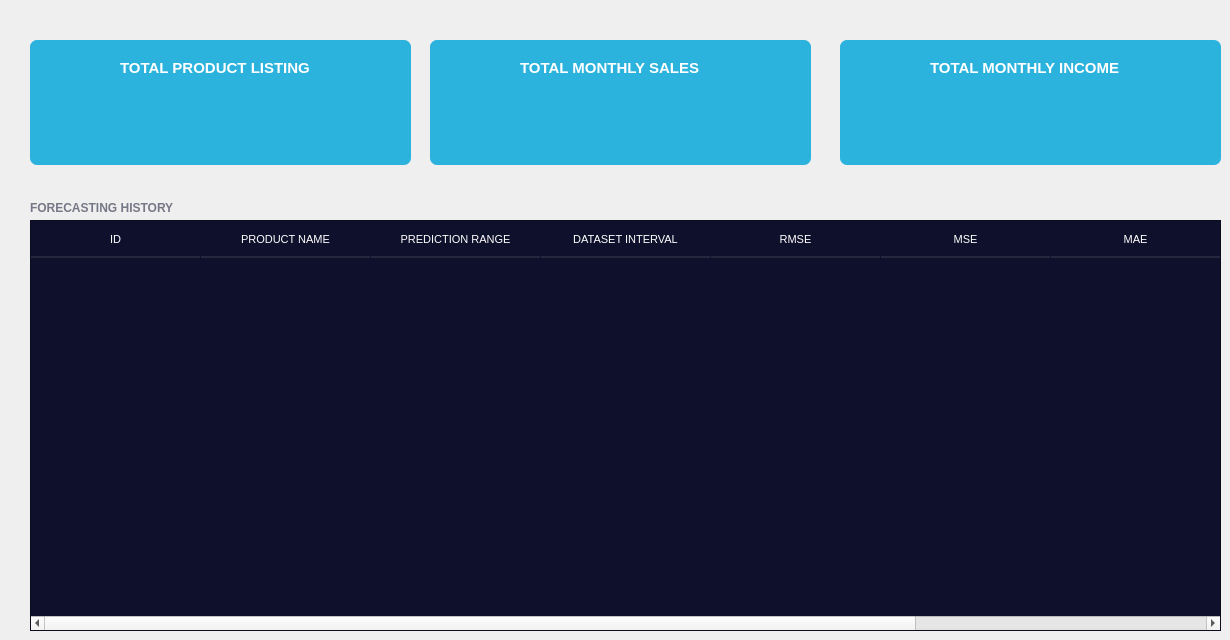
    <widget class="QWidget" name="tab">
     <attribute name="title">
      <string>Dashboard</string>
     </attribute>
     <widget class="QFrame" name="frame_5">
      <property name="geometry">
       <rect>
        <x>30</x>
        <y>40</y>
        <width>381</width>
        <height>125</height>
       </rect>
      </property>
      <property name="styleSheet">
       <string notr="true">position: absolute;
width: 273px;
height: 125px;
left: 52px;
top: 161px;

background: #2BB3DD;
border-radius: 7px;</string>
      </property>
      <property name="frameShape">
       <enum>QFrame::StyledPanel</enum>
      </property>
      <property name="frameShadow">
       <enum>QFrame::Raised</enum>
      </property>
      <widget class="QLabel" name="label_20">
       <property name="geometry">
        <rect>
         <x>90</x>
         <y>20</y>
         <width>201</width>
         <height>16</height>
        </rect>
       </property>
       <property name="styleSheet">
        <string notr="true">font-family: 'Montserrat';
font-style: normal;
font-weight: 600;
font-size: 15px;
line-height: 12px;
text-transform: uppercase;

color: rgb(255, 255, 255);</string>
       </property>
       <property name="text">
        <string>TOTAL PRODUCT LISTING</string>
       </property>
      </widget>
      <widget class="QLabel" name="TPListingLabel">
       <property name="geometry">
        <rect>
         <x>140</x>
         <y>50</y>
         <width>91</width>
         <height>51</height>
        </rect>
       </property>
       <property name="styleSheet">
        <string notr="true">font-family: 'Montserrat';
font-style: normal;
font-weight: 600;
font-size: 54px;
line-height: 12px;
text-transform: uppercase;

color: rgb(255, 255, 255);</string>
       </property>
       <property name="text">
        <string/>
       </property>
      </widget>
     </widget>
     <widget class="QFrame" name="frame_6">
      <property name="geometry">
       <rect>
        <x>430</x>
        <y>40</y>
        <width>381</width>
        <height>125</height>
       </rect>
      </property>
      <property name="styleSheet">
       <string notr="true">position: absolute;
width: 273px;
height: 125px;
left: 52px;
top: 161px;

background: #2BB3DD;
border-radius: 7px;</string>
      </property>
      <property name="frameShape">
       <enum>QFrame::StyledPanel</enum>
      </property>
      <property name="frameShadow">
       <enum>QFrame::Raised</enum>
      </property>
      <widget class="QLabel" name="label_26">
       <property name="geometry">
        <rect>
         <x>90</x>
         <y>20</y>
         <width>201</width>
         <height>16</height>
        </rect>
       </property>
       <property name="styleSheet">
        <string notr="true">font-family: 'Montserrat';
font-style: normal;
font-weight: 600;
font-size: 15px;
line-height: 12px;
text-transform: uppercase;

color: rgb(255, 255, 255);</string>
       </property>
       <property name="text">
        <string>TOTAL MONTHLY SALES</string>
       </property>
      </widget>
      <widget class="QLabel" name="TMSalesLabel">
       <property name="geometry">
        <rect>
         <x>140</x>
         <y>50</y>
         <width>91</width>
         <height>51</height>
        </rect>
       </property>
       <property name="styleSheet">
        <string notr="true">font-family: 'Montserrat';
font-style: normal;
font-weight: 600;
font-size: 54px;
line-height: 12px;
text-transform: uppercase;

color: rgb(255, 255, 255);</string>
       </property>
       <property name="text">
        <string/>
       </property>
      </widget>
     </widget>
     <widget class="QFrame" name="frame_12">
      <property name="geometry">
       <rect>
        <x>840</x>
        <y>40</y>
        <width>381</width>
        <height>125</height>
       </rect>
      </property>
      <property name="styleSheet">
       <string notr="true">position: absolute;
width: 273px;
height: 125px;
left: 52px;
top: 161px;

background: #2BB3DD;
border-radius: 7px;</string>
      </property>
      <property name="frameShape">
       <enum>QFrame::StyledPanel</enum>
      </property>
      <property name="frameShadow">
       <enum>QFrame::Raised</enum>
      </property>
      <widget class="QLabel" name="label_55">
       <property name="geometry">
        <rect>
         <x>90</x>
         <y>20</y>
         <width>201</width>
         <height>16</height>
        </rect>
       </property>
       <property name="styleSheet">
        <string notr="true">font-family: 'Montserrat';
font-style: normal;
font-weight: 600;
font-size: 15px;
line-height: 12px;
text-transform: uppercase;

color: rgb(255, 255, 255);</string>
       </property>
       <property name="text">
        <string>TOTAL MONTHLY INCOME</string>
       </property>
      </widget>
      <widget class="QLabel" name="TMIncomeLabel">
       <property name="geometry">
        <rect>
         <x>140</x>
         <y>50</y>
         <width>91</width>
         <height>51</height>
        </rect>
       </property>
       <property name="styleSheet">
        <string notr="true">font-family: 'Montserrat';
font-style: normal;
font-weight: 600;
font-size: 54px;
line-height: 12px;
text-transform: uppercase;

color: rgb(255, 255, 255);</string>
       </property>
       <property name="text">
        <string/>
       </property>
      </widget>
     </widget>
     <widget class="QTableWidget" name="dashboardtable">
      <property name="geometry">
       <rect>
        <x>30</x>
        <y>220</y>
        <width>1191</width>
        <height>411</height>
       </rect>
      </property>
      <property name="styleSheet">
       <string notr="true">QTableWidget{
color: rgb(255, 255, 255);
background-color: #0F102B;
selection-background-color: rgb(30, 31, 56);
}
QHeaderView::section {
	color: rgb(255, 255, 255);
    background-color: #0F102B;
    padding: 4px;
    font-size: 8pt;
    border-style: none;
    border-bottom: 1px solid #0F102B;
    border-right: 1px solid #0F102B;
}

QHeaderView::section:horizontal
{
    border-top: 1px solid #0F102B;
	border-bottom: 2px solid #26263F;
;
}

QHeaderView::section:vertical
{
    border-left: 1px solid #0F102B;
}
QTableWidget {
	color: rgb(255, 255, 255);
    gridline-color: #26263F;
    font-size: 9pt;
}</string>
      </property>
      <property name="horizontalScrollBarPolicy">
       <enum>Qt::ScrollBarAsNeeded</enum>
      </property>
      <property name="sizeAdjustPolicy">
       <enum>QAbstractScrollArea::AdjustToContents</enum>
      </property>
      <property name="editTriggers">
       <set>QAbstractItemView::NoEditTriggers</set>
      </property>
      <property name="selectionBehavior">
       <enum>QAbstractItemView::SelectRows</enum>
      </property>
      <attribute name="horizontalHeaderDefaultSectionSize">
       <number>170</number>
      </attribute>
      <attribute name="horizontalHeaderHighlightSections">
       <bool>true</bool>
      </attribute>
      <attribute name="verticalHeaderVisible">
       <bool>false</bool>
      </attribute>
      <column>
       <property name="text">
        <string>ID</string>
       </property>
       <property name="font">
        <font>
         <family>Calibri Light</family>
         <pointsize>10</pointsize>
        </font>
       </property>
       <property name="background">
        <color>
         <red>15</red>
         <green>16</green>
         <blue>43</blue>
        </color>
       </property>
       <property name="foreground">
        <brush brushstyle="NoBrush">
         <color alpha="255">
          <red>255</red>
          <green>255</green>
          <blue>255</blue>
         </color>
        </brush>
       </property>
      </column>
      <column>
       <property name="text">
        <string>PRODUCT NAME</string>
       </property>
       <property name="font">
        <font>
         <family>Calibri Light</family>
         <pointsize>11</pointsize>
        </font>
       </property>
       <property name="background">
        <color>
         <red>15</red>
         <green>16</green>
         <blue>43</blue>
        </color>
       </property>
       <property name="foreground">
        <brush brushstyle="NoBrush">
         <color alpha="255">
          <red>255</red>
          <green>255</green>
          <blue>255</blue>
         </color>
        </brush>
       </property>
      </column>
      <column>
       <property name="text">
        <string>PREDICTION RANGE</string>
       </property>
       <property name="font">
        <font>
         <family>Calibri Light</family>
         <pointsize>10</pointsize>
        </font>
       </property>
       <property name="background">
        <color>
         <red>15</red>
         <green>16</green>
         <blue>43</blue>
        </color>
       </property>
       <property name="foreground">
        <brush brushstyle="NoBrush">
         <color alpha="255">
          <red>255</red>
          <green>255</green>
          <blue>255</blue>
         </color>
        </brush>
       </property>
      </column>
      <column>
       <property name="text">
        <string>DATASET INTERVAL</string>
       </property>
      </column>
      <column>
       <property name="text">
        <string>RMSE</string>
       </property>
      </column>
      <column>
       <property name="text">
        <string>MSE</string>
       </property>
      </column>
      <column>
       <property name="text">
        <string>MAE</string>
       </property>
      </column>
      <column>
       <property name="text">
        <string>MAPE</string>
       </property>
      </column>
     </widget>
     <widget class="QLabel" name="label_21">
      <property name="geometry">
       <rect>
        <x>30</x>
        <y>200</y>
        <width>161</width>
        <height>16</height>
       </rect>
      </property>
      <property name="styleSheet">
       <string notr="true">font-family: 'Montserrat';
font-style: normal;
font-weight: 600;
font-size: 10.1515px;
line-height: 12px;
text-transform: uppercase;

color: #777887;</string>
      </property>
      <property name="text">
       <string>FORECASTING HISTORY</string>
      </property>
     </widget>
    </widget>
